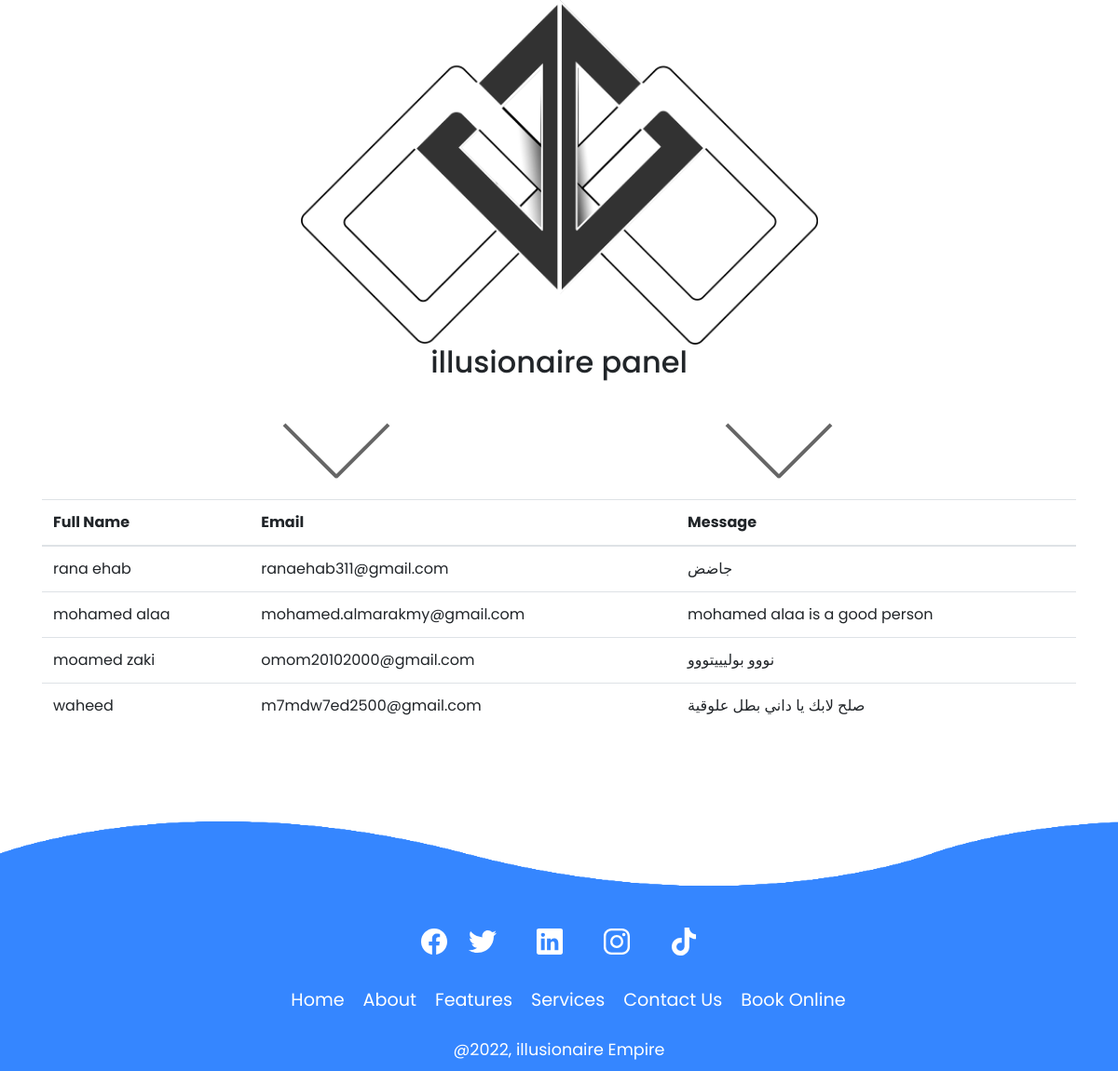
The page /DANY/Admin_panel/Dashboard/index.php (signed in) on the database its author committed.
### tables this page shows
CREATE TABLE `contact_us` (
  `full_name` varchar(255) NOT NULL,
  `Email` varchar(255) NOT NULL,
  `Message` mediumtext NOT NULL
);

### DANY/Admin_panel/Dashboard/index.php (the view, shortened to what this page needs)
<!DOCTYPE html>
<?php
$user=$_SESSION['Username'];
$ss=false;
if(!empty($user)||$user!=""){
  $ss=true;
}
if($ss==true){
  echo '
<html lang="en">
    <head>
        <meta charset="UTF-8" />
        <meta http-equiv="X-UA-Compatible" content="IE=edge" />
        <meta
          name="viewport"
          content="width=device-width, initial-scale=1, shrink-to-fit=no"
        />
        <title>ILLUSIONAIRE</title>
        <link rel="preconnect" href="https://fonts.googleapis.com" />
        <link rel="preconnect" href="https://fonts.gstatic.com" crossorigin />
        <link
          href="https://fonts.googleapis.com/css2?family=Poppins:wght@300;400;500;600;700;800&display=swap"
          rel="stylesheet"
        />
        <link rel="stylesheet" href="../../CSS/normalize.css" />
        <link
          rel="stylesheet"
          href="https://cdn.jsdelivr.net/npm/bootstrap@4.0.0/dist/css/bootstrap.min.css"
        />
        <link rel="stylesheet" href="../../CSS/panel.css" />
        <link rel="stylesheet" href="../../CSS/style.css" />
      </head>
      <body>
        <div class="container">
            <div class="img_center1">
              <img src="../imgs/LOGOILL.png"  class="img_center" >
            <h2 id="leh">illusionaire panel</h2>
            <div class="img_center">
            <div class="arrow" style="float:left"><div class="arrow-top"></div><div class="arrow-bottom"></div></div>
            <div class="arrow" style="float:right"><div class="arrow-top"></div><div class="arrow-bottom"></div></div>
</div>
   <table class="table">
    <thead>
      <tr>
        <th>Full Name</th>
        <th>Email</th>
        <th>Message</th>
      </tr>
    </thead>
    <tbody>';
   $dbservername="localhost";
   $dbusername="root";
   $dbpassword="";
   $dbname="illusionaire";
   $conn = mysqli_connect($dbservername,$dbusername,$dbpassword,$dbname);
      $sql ="SELECT * FROM `contact_us`";
    $result =mysqli_query($conn,$sql);
    while($row=mysqli_fetch_array($result)){
        echo "<tr>";
        echo "<td>".$row["full_name"]."</td>";
        echo "<td>".$row["Email"]."</td>";
        echo "<td>".$row["Message"]."</td>";
        echo "</tr>";
    }
   echo' </tbody>
  </table>
        </div></div>
        <footer class="footer-container">
          <div class="waves">
            <div class="wave" id="wave1"></div>
            <div class="wave" id="wave3"></div>
          </div>
          <ul class="social-icon">
            <li><a href="https://www.facebook.com/110217511736688/posts/114471421311297/?substory_index=0&mibextid=gLrg5J&fs=e&s=cl
              "><ion-icon name="logo-facebook"></ion-icon></a></li>
            <li><a href="https://twitter.com/illusionaire_vr/status/1547391352387813377?s=21&t=l2Hgh59-FtMyS04NSSKZTghttps://www.facebook.com/110217511736688/posts/114471421311297/?substory_index=0&mibextid=gLrg5J&fs=e&s=cl
              "><ion-icon name="logo-twitter"></ion-icon></li>
            <li><a href="#"><ion-icon name="logo-linkedin"></ion-icon></li>
            <li><a href="https://www.instagram.com/illusionaire.vr/"><ion-icon name="logo-instagram"></ion-icon></li>
            <li><a href="#"><ion-icon name="logo-tiktok"></ion-icon></li>
          </ul>
          <ul class="footer-menu">
            <li><a href="#home">Home</a></li>
            <li><a href="#about">About</a></li>
            <li><a href="#features">Features</a></li>
            <li><a href="#services">Services</a></li>
            <li><a href="#contact">Contact Us</a></li>
            <li><a href="#book-online">Book Online</a></li>
          </ul>
          <p>@2022, illusionaire Empire</p>
        </footer>
      </body>
</html>
';}
?>

### DANY/CSS/panel.css (style rules this page uses)
.arrow { cursor: pointer; height: 120px; top: 50%; transform: translateX(-50%) translateY(-50%); transform: rotate(90deg); transition: transform 0.1s; width: 80px; }
.arrow-top, .arrow-bottom { background-color: #666; height: 4px; left: -5px; position: absolute; top: 50%; width: 100%; }
.arrow-top:after, .arrow-bottom:after { background-color: #fff; content: ""; height: 100%; position: absolute; top: 0; transition: all 0.15s; }
.arrow-top { transform: rotate(45deg); transform-origin: bottom right; }
.arrow-top:after { left: 100%; right: 0; transition-delay: 0s; }
.arrow-bottom { transform: rotate(-45deg); transform-origin: top right; }
.arrow-bottom:after { left: 0; right: 100%; transition-delay: 0.15s; }
#leh { text-align: center; }
.container { width: 100%; height:100% }
.img_center { display: block; margin-left: auto; margin-right: auto; width: 50%; }

### DANY/CSS/style.css (style rules this page uses)
* { margin: 0; padding: 0; box-sizing: border-box; }
body { font-family: "Poppins", sans-serif; }
html { scroll-behavior: smooth; }
a { text-decoration: none; color: palevioletred; font-size: 28px; }
footer { position: relative; margin-top: 200px; background: #3586ff; background-size: 100%; min-height: 100px; display: flex; justify-content: center; align-items: center; flex-direction: column; }
footer .social-icon, .footer-menu { position: relative; display: flex; justify-content: center; align-items: center; margin: 10px 0; flex-wrap: wrap; }
footer .social-icon li, .footer-menu li { list-style: none; }
footer .social-icon li a { font-size: 2rem; color: #fff; margin: 0 10px; display: inline-block; transition: 0.5s; }
footer .footer-menu li a { font-size: 1.2rem; color: #fff; margin: 0 10px; display: inline-block; transition: 0.5s; text-decoration: none; opacity: 0.7s; }
footer p { color: #fff; text-align: center; margin-top: 15px; margin-bottom: 10px; font-size: 1.1em; }
footer .wave { position: absolute; top: -100px; left: 0; width: 100%; height: 100px; background: url(../imgs/wave.png); background-size: 1000px 100px; }
footer .wave#wave1 { z-index: 1000; opacity: 1; bottom: 0; animation: animateWave 4s linear infinite; }
footer .wave#wave3 { z-index: 1000; opacity: 0.2; bottom: 15px; animation: animateWave 3s linear infinite; }

### rows shown on the page
contact_us: full_name "rana ehab", Email "ranaehab311@gmail.com", Message "جاضض"
contact_us: full_name "mohamed alaa", Email "mohamed.almarakmy@gmail.com", Message "mohamed alaa is a good person"
contact_us: full_name "moamed zaki", Email "omom20102000@gmail.com", Message "نووو بوليييتووو"
contact_us: full_name "waheed", Email "m7mdw7ed2500@gmail.com", Message "صلح لابك يا داني بطل علوقية"
